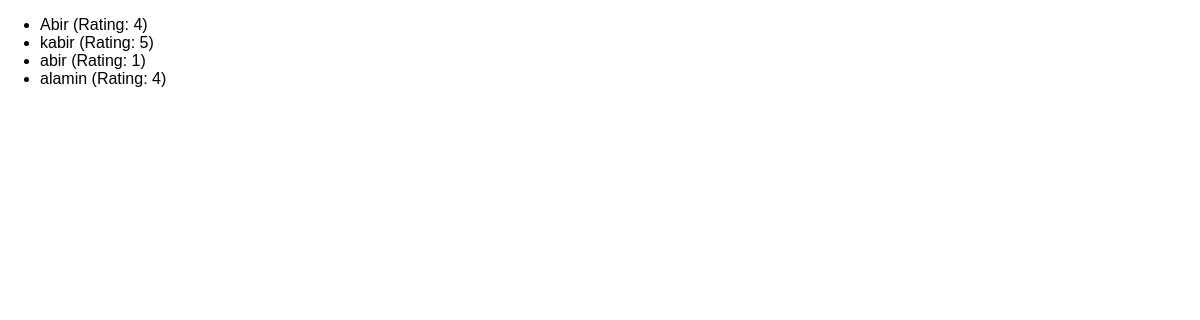
/reviews, run on an earlier commit of the app's database.
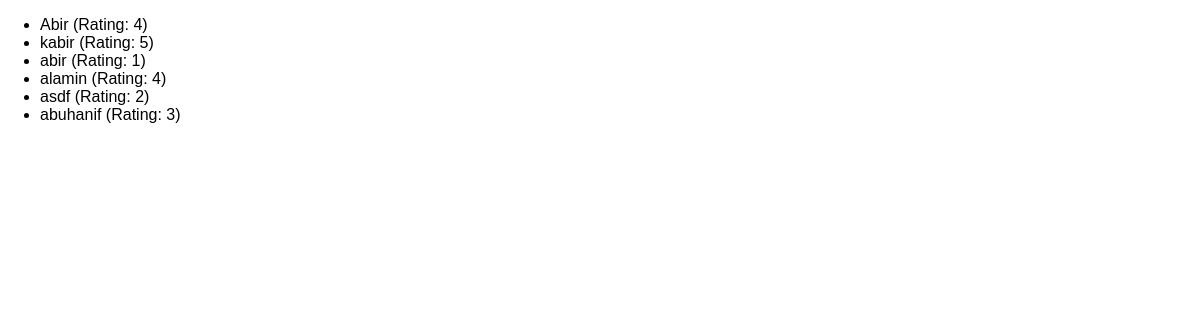
And on a later commit of the database.
### reviews/models.py (models this page shows)
class Review(models.Model):
    user_name = models.CharField(max_length=100)
    review_text = models.TextField()
    rating = models.IntegerField()

### reviews/views.py (the view)
# urls.py: path("reviews",views.ReviewsListView.as_view()),
class ReviewsListView(ListView):
    template_name = "reviews/review_list.html"
    model = Review
    context_object_name = "reviews"
    def get_queryset(self):
        base_query = super().get_queryset()
        data = base_query.filter(rating__gte=0)
        return data

### reviews/templates/reviews/review_list.html (shortened to what this page needs)
{%extends "reviews/base.html"%}
{% block content %}
    <ul>
        {% for review in reviews %}
            <li>{{review.user_name}} (Rating: {{review.rating}})</li>
        {% endfor %}
    </ul>
{% endblock content %}

### reviews/templates/reviews/base.html (shortened to what this page needs)
{%load static%}
<!DOCTYPE html>
<html lang="en">
<head>
  <link rel="stylesheet" href= "{% static "reviews/styles.css"%}">
</head>
<body>
     {% block content %}{% endblock content %}
</body>
</html>

### reviews/static/reviews/styles.css (style rules this page uses)
body { font-family: sans-serif; margin: 0; }

What changed in the data, as far as the page shows it:
added Review: user_name "asdf", rating "2"
added Review: user_name "abuhanif", rating "3"
